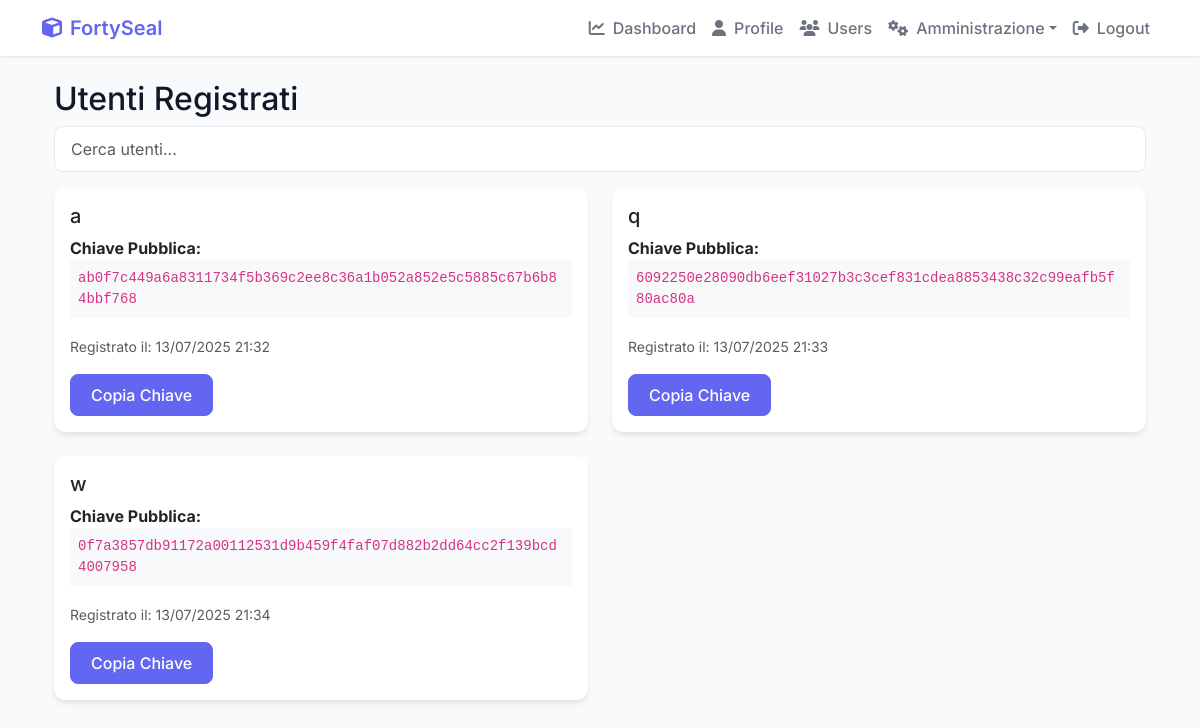
/users/ (signed in), run on the app's committed database.
### Cripto1/models.py (models this page shows, shortened)
class UserProfile(models.Model):
    user = models.OneToOneField(User, on_delete=models.CASCADE)
    user_key = models.CharField(max_length=255, unique=True) # Keep as a unique identifier (can be hash of public key)
    public_key = models.TextField(null=True, blank=True) # Allow null for existing rows
    private_key = EncryptedTextField(null=True, blank=True) # Allow null for existing rows
    balance = models.FloatField(default=0.0)
    created_at = models.DateTimeField(auto_now_add=True)
    profile_picture = models.ImageField(upload_to='profile_pics/', blank=True, null=True)
    is_active = models.BooleanField(default=True)
    last_login_ip = models.GenericIPAddressField(null=True, blank=True)
    last_login_date = models.DateTimeField(null=True, blank=True)
    login_attempts = models.IntegerField(default=0)
    locked_until = models.DateTimeField(null=True, blank=True)
    sso_provider = models.CharField(max_length=50, blank=True, null=True)  # Per SSO
    sso_id = models.CharField(max_length=255, blank=True, null=True)  # ID esterno per SSO
    department = models.CharField(max_length=100, blank=True, null=True)
    position = models.CharField(max_length=100, blank=True, null=True)
    phone = models.CharField(max_length=20, blank=True, null=True)
    emergency_contact = models.CharField(max_length=255, blank=True, null=True)
    notes = models.TextField(blank=True, null=True)
    def is_locked(self):
        if self.locked_until and timezone.now() < self.locked_until:
            return True
        return False
    def update_last_login(self, ip_address=None):
        self.last_login_date = timezone.now()
        if ip_address:
            self.last_login_ip = ip_address
        self.save()

### Cripto1/views.py (the view)
# urls.py: path('users/', views.users_feed, name='users_feed'),
@login_required
def users_feed(request):
    users = UserProfile.objects.all().select_related('user')
    context = {
        'users': users,
    }
    return render(request, 'Cripto1/users_feed.html', context)

### Cripto1/templates/Cripto1/users_feed.html (shortened to what this page needs)
{% extends 'Cripto1/base.html' %}
{% block content %}
<div class="container mt-4">
    <h2>Utenti Registrati</h2>
    <div class="mb-3">
        <input type="text" id="userSearch" class="form-control" placeholder="Cerca utenti...">
    </div>
    <div class="row" id="usersList">
        {% for user_profile in users %}
        <div class="col-md-6 mb-4 user-card">
            <div class="card">
                <div class="card-body d-flex align-items-start">
                    <div>
                        <h5 class="card-title mb-0 d-flex align-items-center">
                             {{ user_profile.user.username }}
                        </h5>
                        <p class="card-text mt-2">
                            <strong>Chiave Pubblica:</strong><br>
                            <code class="bg-light p-2 d-block text-break">{{ user_profile.user_key }}</code>
                        </p>
                        <p class="card-text mb-0">
                            <small class="text-muted">Registrato il: {{ user_profile.created_at|date:"d/m/Y H:i" }}</small>
                        </p>
                        <button class="btn btn-primary copy-key mt-3" data-key="{{ user_profile.user_key }}">
                            Copia Chiave
                        </button>
                    </div>
                </div>
            </div>
        </div>
        {% endfor %}
    </div>
</div>
{% endblock %}

### Cripto1/templates/Cripto1/base.html (style rules this page uses)
:root { --primary-color: #6366f1; --secondary-color: #4f46e5; --success-color: #22c55e; --danger-color: #ef4444; --warning-color: #f59e0b; --info-color: #3b82f6; --background-color: #f9fafb; --card-background: #ffffff; --text-primary: #111827; --text-secondary: #6b7280; --bottom-nav-height: 56px; }
body { font-family: 'Inter', sans-serif; background-color: var(--background-color); color: var(--text-primary); }
.card { border: none; border-radius: 12px; box-shadow: 0 4px 6px -1px rgba(0,0,0,0.1); background: var(--card-background); transition: transform 0.2s ease, box-shadow 0.2s ease; }
.btn { font-weight: 500; border-radius: 8px; padding: 0.5rem 1.25rem; transition: all 0.2s ease; }
.btn-primary { background-color: var(--primary-color); border-color: var(--primary-color); }
.form-control { border-radius: 8px; border: 1px solid #e5e7eb; padding: 0.625rem 1rem; }
:root { --primary-color: #6366f1; --secondary-color: #4f46e5; --success-color: #22c55e; --danger-color: #ef4444; --warning-color: #f59e0b; --info-color: #3b82f6; --background-color: #f9fafb; --card-background: #ffffff; --text-primary: #111827; --text-secondary: #6b7280; }

### data on the page
UserProfile: user.username "a", user_key "ab0f7c449a6a8311734f5b369c2ee8c36a1b052a852e5c5885c67b6b84bbf768", created_at "13/07/2025 21:32"
UserProfile: user.username "q", user_key "6092250e28090db6eef31027b3c3cef831cdea8853438c32c99eafb5f80ac80a", created_at "13/07/2025 21:33"
UserProfile: user.username "w", user_key "0f7a3857db91172a00112531d9b459f4faf07d882b2dd64cc2f139bcd4007958", created_at "13/07/2025 21:34"
